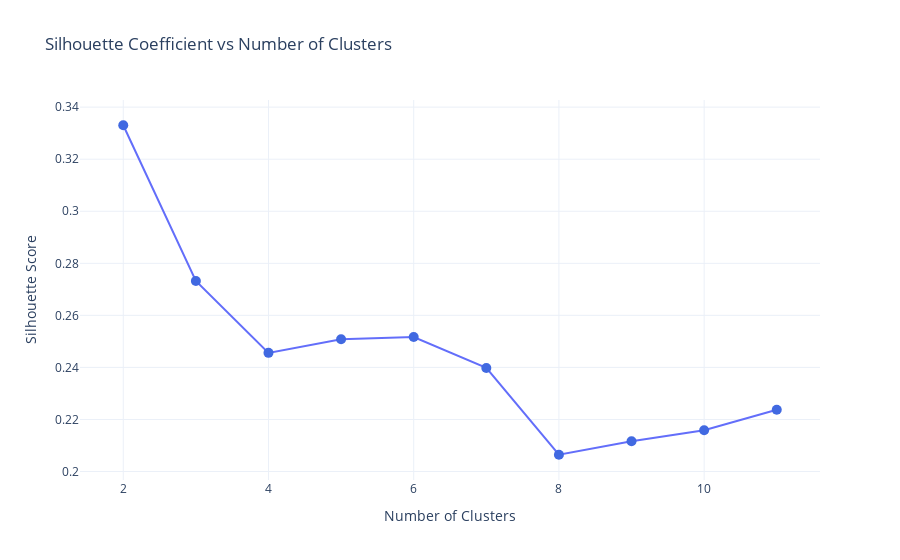

This figure's notebook cell:
### Code cell
wcss_silhouette = []
for i in range(2, 12):
    kmean = KMeans(n_clusters=i, random_state=0, init='k-means++')
    preds = kmean.fit_predict(normal_)
    silhouette = silhouette_score(normal_, preds)
    wcss_silhouette.append(silhouette)

fig = px.line(
    x=list(range(2, 12)), y=wcss_silhouette,
    title="Silhouette Coefficient vs Number of Clusters",
    labels={'x': 'Number of Clusters', 'y': 'Silhouette Score'},
    template='plotly_white',
    markers=True
)
fig.update_traces(marker=dict(size=10, color='royalblue'))
fig.show()

### Figure 1 — Plotly figure (JSON) as saved in the notebook; plotly's stock layout.template omitted (floating-point values rounded to 4 significant figures)
{"data": [{"hovertemplate": "Number of Clusters=%{x}<br>Silhouette Score=%{y}<extra></extra>", "legendgroup": "", "line": {"color": "#636efa", "dash": "solid"}, "marker": {"color": "royalblue", "size": 10, "symbol": "circle"}, "mode": "lines+markers", "name": "", "orientation": "v", "showlegend": false, "type": "scatter", "x": [2, 3, 4, 5, 6, 7, 8, 9, 10, 11], "xaxis": "x", "y": [0.333, 0.2732, 0.2456, 0.2508, 0.2517, 0.2398, 0.2065, 0.2116, 0.2159, 0.2237], "yaxis": "y"}], "layout": {"legend": {"tracegroupgap": 0}, "title": {"text": "Silhouette Coefficient vs Number of Clusters"}, "xaxis": {"anchor": "y", "domain": [0, 1], "title": {"text": "Number of Clusters"}}, "yaxis": {"anchor": "x", "domain": [0, 1], "title": {"text": "Silhouette Score"}}}}
